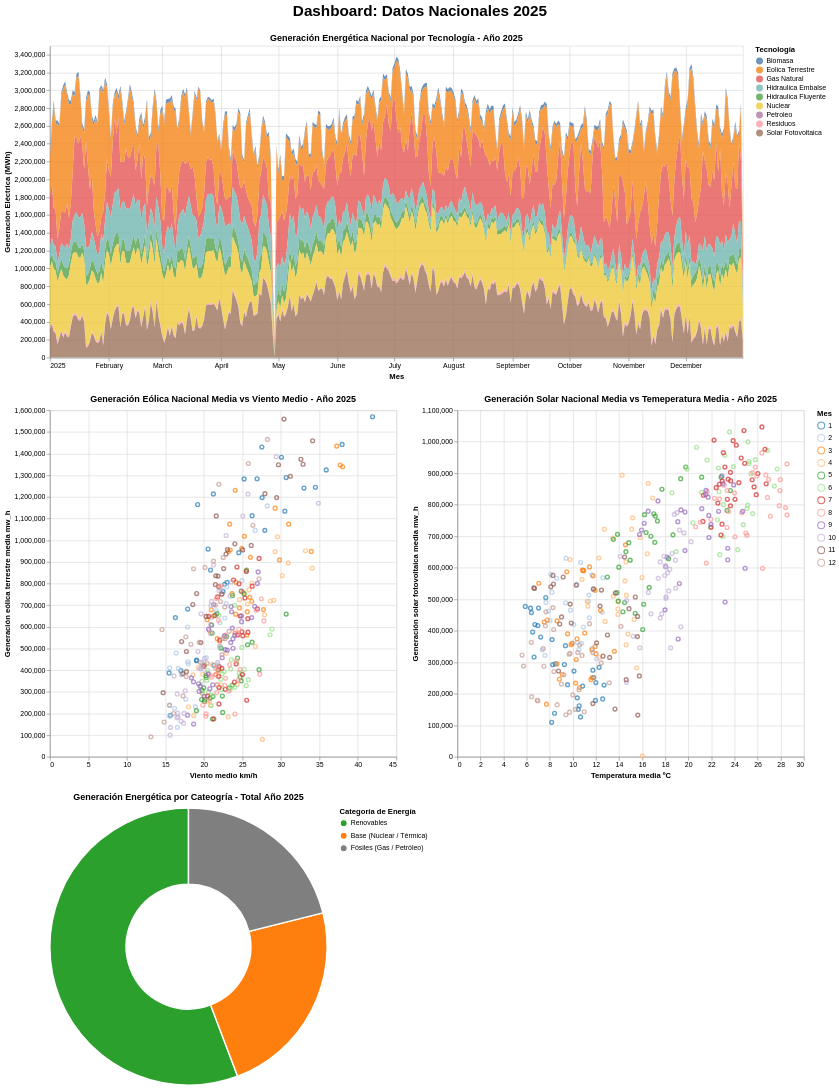

Write notebook code for a chart like this one.
### Markdown cell above
### Dashboard

### Code cell
alt.data_transformers.disable_max_rows()
dashboard_final = (energy_mix & (wind_aerogenerator_energy | temp_solar_energy) & donut).resolve_scale(color = "independent") # sin esta línea se fusionaban las leyendas
dashboard_final = dashboard_final.properties(title = alt.TitleParams(text = "Dashboard: Datos Nacionales 2025", fontSize = 22, anchor = "middle", offset = 20))
dashboard_final

### Figure 1 — Vega-Lite specification as saved in the notebook (floating-point values rounded to 4 significant figures; data arrays with more than 128 entries replaced by an {"elided": "..."} marker saying what was removed)
{"config": {"view": {"continuousWidth": 300, "continuousHeight": 300}}, "vconcat": [{"data": {"name": "data-72c19acf6f22dbd0bcb00299dc17928a"}, "mark": {"type": "area", "opacity": 0.8}, "encoding": {"color": {"field": "Tecnologia", "title": "Tecnología", "type": "nominal"}, "tooltip": [{"field": "fecha", "type": "temporal"}, {"field": "Tecnologia", "type": "nominal"}, {"field": "MWh", "type": "quantitative"}], "x": {"field": "fecha", "title": "Mes", "type": "temporal"}, "y": {"field": "MWh", "stack": "zero", "title": "Generación Eléctrica (MWh)", "type": "quantitative"}}, "height": 450, "name": "view_8", "title": "Generación Energética Nacional por Tecnología - Año 2025", "width": 1000}, {"hconcat": [{"data": {"name": "data-5c008ffbc039312bd8ea59b9affe8af8"}, "mark": {"type": "point"}, "encoding": {"color": {"field": "mes", "scale": {"scheme": "category20"}, "title": "Mes", "type": "ordinal"}, "tooltip": [{"field": "fecha", "title": "Fecha", "type": "temporal"}, {"field": "Viento_media_km/h", "title": "Viento Promedio (km/h)", "type": "quantitative"}, {"field": "eolica_terrestre_mwh", "title": "Generación eólica (MWh)", "type": "quantitative"}], "x": {"field": "Viento_media_km/h", "title": "Viento medio km/h", "type": "quantitative"}, "y": {"field": "eolica_terrestre_mwh", "title": "Generación eólica terrestre media mw_h", "type": "quantitative"}}, "height": 500, "title": "Generación Eólica Nacional Media vs Viento Medio - Año 2025", "width": 500}, {"data": {"name": "data-197099e57325b9f0a6de885c7d56ebe1"}, "mark": {"type": "point"}, "encoding": {"color": {"field": "mes", "scale": {"scheme": "category20"}, "title": "Mes", "type": "ordinal"}, "tooltip": [{"field": "fecha", "title": "Fecha", "type": "temporal"}, {"field": "Temperatura_media__ºC_", "title": "Temperatura media ºC", "type": "quantitative"}, {"field": "solar_fotovoltaica_mwh", "title": "Generación solar (MWh)", "type": "quantitative"}], "x": {"field": "Temperatura_media__ºC_", "title": "Temperatura media ºC", "type": "quantitative"}, "y": {"field": "solar_fotovoltaica_mwh", "title": "Generación solar fotovoltaica media mw_h", "type": "quantitative"}}, "height": 500, "title": "Generación Solar Nacional Media vs Temeperatura Media - Año 2025", "width": 500}]}, {"data": {"name": "data-beb060127c9cbafe11480f9d6b851224"}, "mark": {"type": "arc", "innerRadius": 90, "stroke": "#ffffff", "strokeWidth": 2}, "encoding": {"color": {"field": "Categoria", "scale": {"domain": ["Renovables", "Base (Nuclear / Térmica)", "Fósiles (Gas / Petróleo)"], "range": ["#2ca02c", "#ff7f0e", "#7f7f7f"]}, "title": "Categoría de Energía", "type": "nominal"}, "theta": {"field": "MWh", "type": "quantitative"}, "tooltip": [{"field": "Categoria", "title": "Categoría", "type": "nominal"}, {"field": "MWh", "title": "Producción Total (MWh)", "type": "quantitative"}, {"field": "Porcentaje", "title": "Cuota del Mix (%)", "type": "quantitative"}]}, "height": 400, "title": "Generación Energética por Cateogría - Total Año 2025", "width": 400}], "params": [{"name": "param_2", "select": {"type": "interval", "encodings": ["x"]}, "bind": "scales", "views": ["view_8"]}], "resolve": {"scale": {"color": "independent"}}, "title": {"text": "Dashboard: Datos Nacionales 2025", "anchor": "middle", "fontSize": 22, "offset": 20}, "$schema": "https://vega.github.io/schema/vega-lite/v5.15.1.json", "datasets": {"data-72c19acf6f22dbd0bcb00299dc17928a": {"elided": "3285 records"}, "data-5c008ffbc039312bd8ea59b9affe8af8": {"elided": "365 records"}, "data-197099e57325b9f0a6de885c7d56ebe1": {"elided": "365 records"}, "data-beb060127c9cbafe11480f9d6b851224": [{"Categoria": "Renovables", "MWh": 433200000000.0, "per_cent": 55.77}, {"Categoria": "Base (Nuclear / Térmica)", "MWh": 179900000000.0, "per_cent": 23.15}, {"Categoria": "Fósiles (Gas / Petróleo)", "MWh": 163800000000.0, "per_cent": 21.08}]}}
